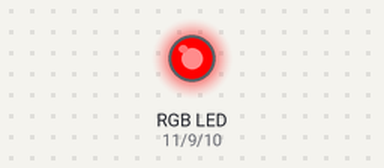
A sketch run on a simulated Arduino Uno, built with avr-gcc and run on an emulated ATmega328P. On the bench: an RGB LED mixed from three pins (HIGH = lit).

Above: at 0.2 s.
At 1.2 s:
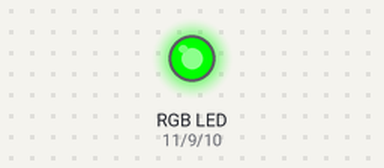
At 1.7 s:
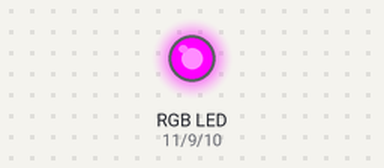
At 2.2 s:
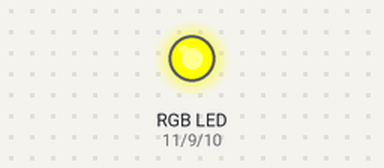
At 3.7 s:
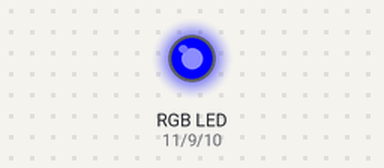
At 5.7 s:
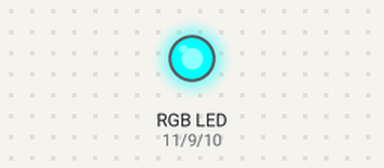
Timing chart, 0 to 6.9 s (numbered marks = the images above):
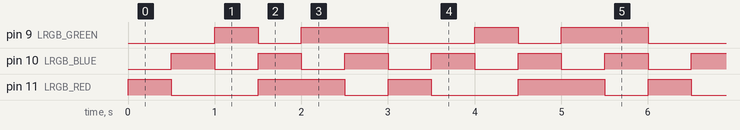

Measured:
- by itself, pin 9 (LRGB_GREEN): repeats every 3.0 s: LOW 0.50 s, HIGH 1.0 s, LOW 1.0 s, HIGH 0.50 s
- by itself, pin 10 (LRGB_BLUE): alternates HIGH for 0.50 s and LOW for 0.50 s
- by itself, pin 11 (LRGB_RED): repeats every 3.0 s: LOW 1.0 s, HIGH 1.0 s, LOW 0.50 s, HIGH 0.50 s

The sketch:

19_LED_RGB.ino
```cpp
// C++ code

/*
 *  Nome: Guilherme Fabiano Terra da Silva
 *  Testando LED RGB
 *
 */

// Declaração de LED RGB
#define LRGB_RED 11
#define LRGB_BLUE 10
#define LRGB_GREEN 9

// Variáveis de controle de COR do LED RGB
int controle_RED = 0;
int controle_BLUE = 0;
int controle_GREEN = 0;
int auxiliar_RGB = 0;

void setup()
{
  pinMode(LRGB_RED, OUTPUT);
  pinMode(LRGB_BLUE, OUTPUT);
  pinMode(LRGB_GREEN, OUTPUT);

  analogWrite(LRGB_RED, 0);
  analogWrite(LRGB_BLUE, 0);
  analogWrite(LRGB_GREEN, 0);
}

void loop()
{
  analogWrite(LRGB_RED, controle_RED);
  analogWrite(LRGB_GREEN, controle_BLUE);
  analogWrite(LRGB_BLUE, controle_GREEN);

  progressao_RGB();
  delay(500);

}

void progressao_RGB(){

  // Reinicialização do RGB
  if (auxiliar_RGB == 6){

    auxiliar_RGB = 0;

  }

  // Tomada de decisão da cor
  if(auxiliar_RGB == 0){

  	analogWrite(LRGB_RED, 255);
  	analogWrite(LRGB_BLUE, 0);
  	analogWrite(LRGB_GREEN, 0);

  } else if(auxiliar_RGB == 1){

    analogWrite(LRGB_RED, 0);
  	analogWrite(LRGB_BLUE, 255);
  	analogWrite(LRGB_GREEN, 0);

  } else if(auxiliar_RGB == 2){

    analogWrite(LRGB_RED, 0);
  	analogWrite(LRGB_BLUE, 0);
  	analogWrite(LRGB_GREEN, 255);

  } else if(auxiliar_RGB == 3){

    analogWrite(LRGB_RED, 255);
  	analogWrite(LRGB_BLUE, 255);
  	analogWrite(LRGB_GREEN, 0);

  } else if(auxiliar_RGB == 4){

    analogWrite(LRGB_RED, 255);
  	analogWrite(LRGB_BLUE, 0);
  	analogWrite(LRGB_GREEN, 255);

  } else if(auxiliar_RGB == 5){

    analogWrite(LRGB_RED, 0);
  	analogWrite(LRGB_BLUE, 255);
  	analogWrite(LRGB_GREEN, 255);

  }

  auxiliar_RGB++;

}
```
